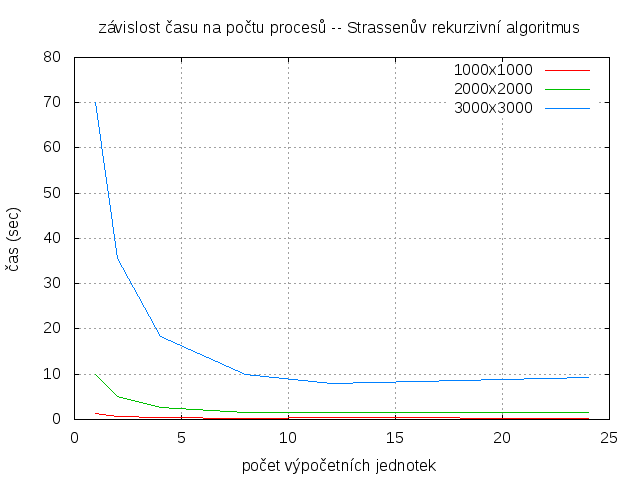

Source code (gnuplot):
set term png
set output "strassen.png"
set grid  xtics ytics
set   autoscale                        # scale axes automatically
unset log                              # remove any log-scaling
unset label                            # remove any previous labels
set xtic auto                          # set xtics automatically
set ytic auto                          # set ytics automatically
set title "závislost času na počtu procesů -- Strassenův rekurzivní algoritmus"
set xlabel "počet výpočetních jednotek"
set ylabel "čas (sec)"

plot "strassen-1000" using 1:2 title '1000x1000' with line, "strassen-2000" using 1:2 title '2000x2000' with line, "strassen-3000" using 1:2 title '3000x3000' with line